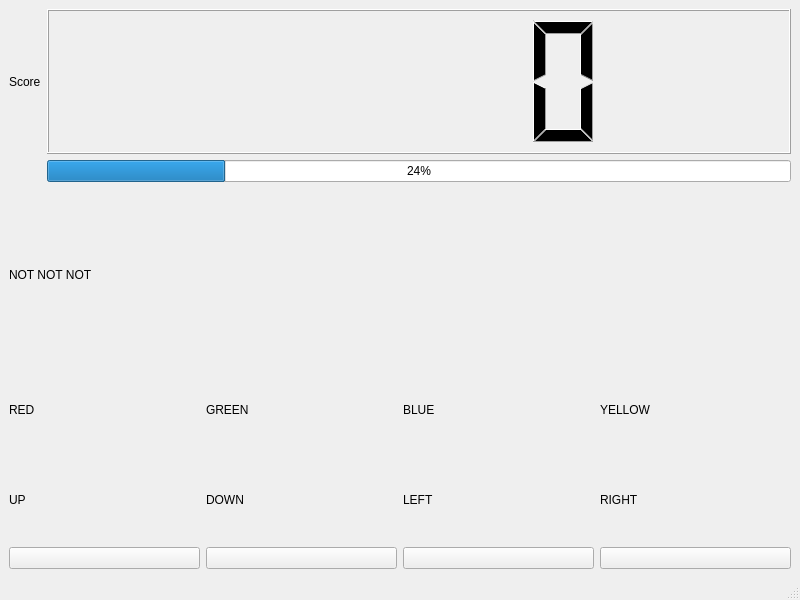
<?xml version="1.0" encoding="UTF-8"?>
<ui version="4.0">
 <class>MainWindow</class>
 <widget class="QMainWindow" name="MainWindow">
  <property name="geometry">
   <rect>
    <x>0</x>
    <y>0</y>
    <width>800</width>
    <height>600</height>
   </rect>
  </property>
  <property name="windowTitle">
   <string>MainWindow</string>
  </property>
  <widget class="QWidget" name="centralwidget">
   <property name="minimumSize">
    <size>
     <width>800</width>
     <height>0</height>
    </size>
   </property>
   <layout class="QGridLayout" name="gridLayout_2">
    <item row="0" column="0">
     <layout class="QGridLayout" name="gridLayout">
      <item row="3" column="0">
       <layout class="QGridLayout" name="inputIndicator">
        <item row="0" column="1">
         <widget class="QLabel" name="label_3">
          <property name="text">
           <string>GREEN</string>
          </property>
         </widget>
        </item>
        <item row="0" column="3">
         <widget class="QLabel" name="label_5">
          <property name="text">
           <string>YELLOW</string>
          </property>
         </widget>
        </item>
        <item row="0" column="0">
         <widget class="QLabel" name="label_2">
          <property name="text">
           <string>RED</string>
          </property>
         </widget>
        </item>
        <item row="0" column="2">
         <widget class="QLabel" name="label_4">
          <property name="text">
           <string>BLUE</string>
          </property>
         </widget>
        </item>
        <item row="1" column="0">
         <widget class="QLabel" name="label_6">
          <property name="text">
           <string>UP</string>
          </property>
         </widget>
        </item>
        <item row="1" column="1">
         <widget class="QLabel" name="label_7">
          <property name="text">
           <string>DOWN</string>
          </property>
         </widget>
        </item>
        <item row="1" column="2">
         <widget class="QLabel" name="label_8">
          <property name="text">
           <string>LEFT</string>
          </property>
         </widget>
        </item>
        <item row="1" column="3">
         <widget class="QLabel" name="label_9">
          <property name="text">
           <string>RIGHT</string>
          </property>
         </widget>
        </item>
       </layout>
      </item>
      <item row="4" column="0">
       <layout class="QHBoxLayout" name="buttons">
        <item>
         <widget class="QPushButton" name="red">
          <property name="styleSheet">
           <string notr="true"/>
          </property>
          <property name="text">
           <string/>
          </property>
         </widget>
        </item>
        <item>
         <widget class="QPushButton" name="green">
          <property name="styleSheet">
           <string notr="true"/>
          </property>
          <property name="text">
           <string/>
          </property>
         </widget>
        </item>
        <item>
         <widget class="QPushButton" name="blue">
          <property name="styleSheet">
           <string notr="true"/>
          </property>
          <property name="text">
           <string/>
          </property>
         </widget>
        </item>
        <item>
         <widget class="QPushButton" name="yellow">
          <property name="styleSheet">
           <string notr="true"/>
          </property>
          <property name="text">
           <string/>
          </property>
         </widget>
        </item>
       </layout>
      </item>
      <item row="1" column="0">
       <layout class="QGridLayout" name="gridLayout_3">
        <item row="0" column="1">
         <widget class="QLCDNumber" name="lcdNumber"/>
        </item>
        <item row="1" column="1">
         <widget class="QProgressBar" name="timerBar">
          <property name="value">
           <number>24</number>
          </property>
         </widget>
        </item>
        <item row="0" column="0">
         <widget class="QLabel" name="label">
          <property name="text">
           <string>Score</string>
          </property>
         </widget>
        </item>
       </layout>
      </item>
      <item row="2" column="0">
       <widget class="QLabel" name="notIndicator">
        <property name="text">
         <string>NOT NOT NOT</string>
        </property>
       </widget>
      </item>
     </layout>
    </item>
   </layout>
  </widget>
  <widget class="QMenuBar" name="menubar">
   <property name="geometry">
    <rect>
     <x>0</x>
     <y>0</y>
     <width>800</width>
     <height>22</height>
    </rect>
   </property>
  </widget>
  <widget class="QStatusBar" name="statusbar"/>
 </widget>
 <resources/>
 <connections/>
</ui>
